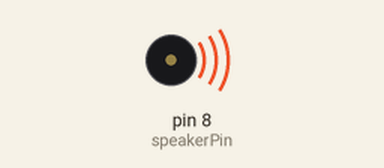
Simulated run of this sketch. Board: Arduino Uno, built with avr-gcc and run on an emulated ATmega328P. Parts: buzzer (waves = sounding, pin HIGH).

Above: at 0.3 s.
Timing chart, 0 to 3.0 s (numbered marks = the images above):
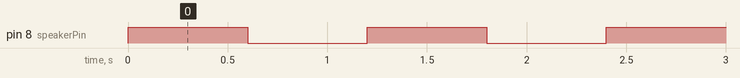

The sketch:

sound.ino
```cpp
int speakerPin= 8;
int numTones= 10;
int tones[] = {261,277,294,311,330,349,370,392,415,440};
//  mid C  C#   D    D#   E    F    F#   G    G#   A
void setup(){
  pinMode(speakerPin, OUTPUT);
//  for (int i=0; i< numTones; i++){
//    tone(speakerPin, tones[i]);
//    delay(500);
//  }
//  noTone(speakerPin);
}
void loop(){
  digitalWrite(speakerPin, HIGH);
  delay(600);
  digitalWrite(speakerPin, LOW);
  delay(600);
}
```

Measured:
- by itself, pin 8 (speakerPin): alternates HIGH for 0.60 s and LOW for 0.60 s
